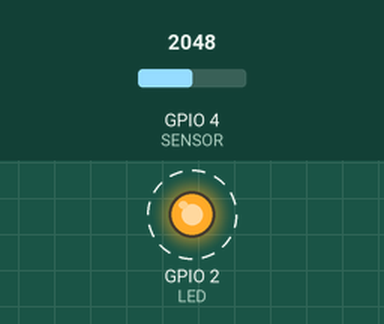
A sketch run on a simulated ESP32. Parts: output pins drawn as LEDs (lit = HIGH). Dashed ring = blinking. The inputs (shaded band) are chosen by the test bench; at power-on: GPIO 4 (SENSOR) = 2048. WiFi joins after 1.5 s; servers stay silent unless stated; what the sketch prints to the serial monitor is not drawn.

Above: at 0.2 s.
Timing chart, 0 to 3.0 s (numbered marks = the images above):
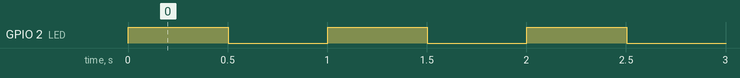

Measured:
- by itself, GPIO 2 (LED): alternates HIGH for 0.50 s and LOW for 0.50 s

The sketch:

ESP32_MQ_Sensor.ino
```cpp
#include <TridentTD_LineNotify.h>

#define LED 2
#define SENSOR 4
#define DELAY 500
#define SSID        "PostWiFi"
#define PASSWORD    "123456789"
#define LINE_TOKEN  "2GYnKwcYIkHoncb4RZ4t3dWR8Vlh7yqQ4uBN6vgxPIW"

int sensorValue = 0;  // variable to store the value coming from the sensor

void setup() {
  pinMode(LED, OUTPUT);
  Serial.begin(115200); Serial.println();
  Serial.println(LINE.getVersion());
  Serial.println("Sensor start");

  WiFi.begin(SSID, PASSWORD);
  Serial.printf("WiFi connecting to %s\n",  SSID);
  LINE.setToken(LINE_TOKEN);
}

void loop() {
  digitalWrite(LED, HIGH);   // turn the LED on (HIGH is the voltage level)
  delay(DELAY);              // wait for a second

  // read the value from the sensor:
  sensorValue = analogRead(SENSOR);
  Serial.print("Value: "); Serial.println(sensorValue);
  if(sensorValue>600){
    Serial.print("Value: "); Serial.println(sensorValue);
    LINE.notify("Gas Leak แก๊สรั่ว หรือลืมปิดแก๊ส");
  }
  else if(sensorValue>800){
    Serial.print("Value: "); Serial.println(sensorValue);
    LINE.notify("อากาศมีควันหรือแก๊สมากเกินไป");
  }
  else if(sensorValue>1000){
    Serial.print("Value: "); Serial.println(sensorValue);
    LINE.notify("อันตราย อย่าทำให้เกิดประกายไฟ");
  }
  digitalWrite(LED, LOW);    // turn the LED off by making the voltage LOW
  delay(DELAY);
}
```
